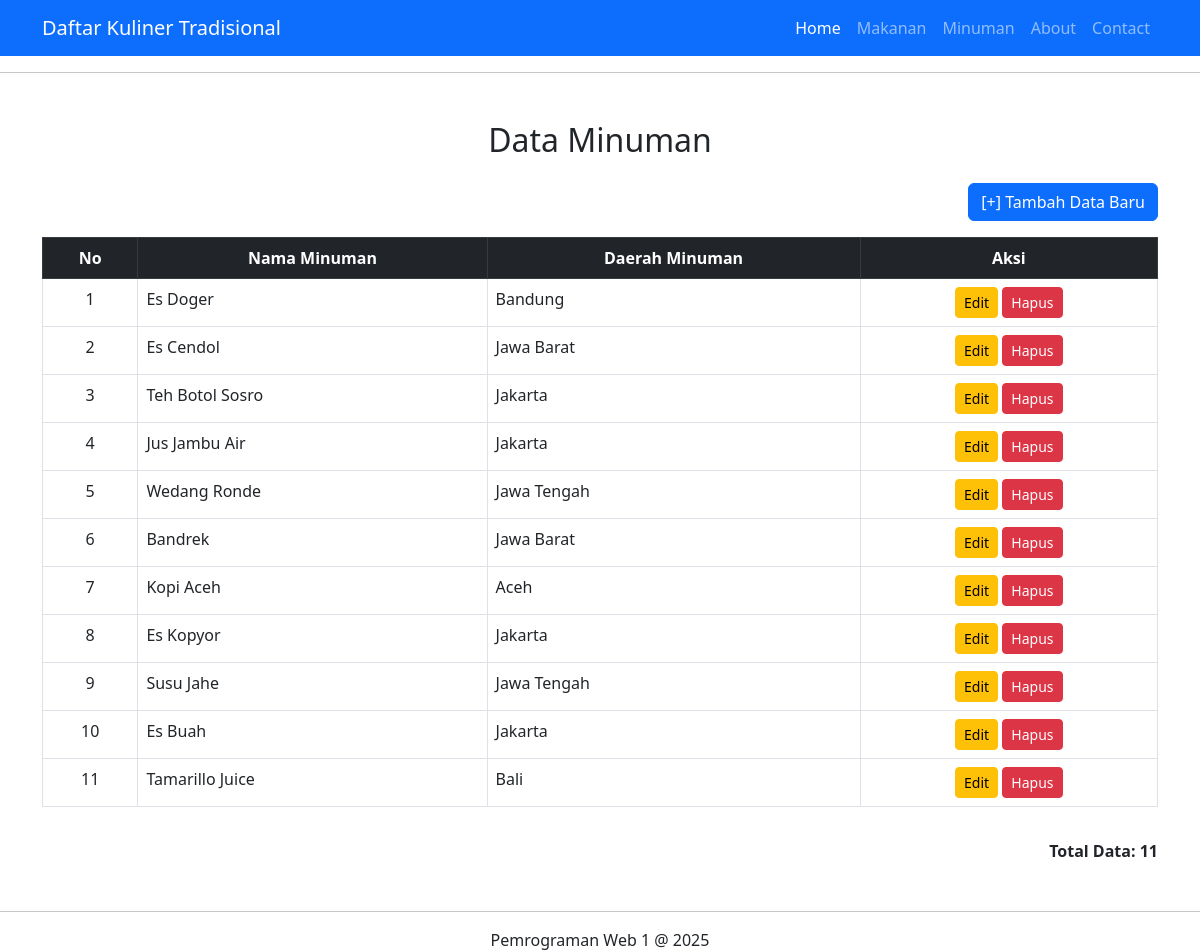
The app's page /?page=minuman with its own data.
### tables this page shows
CREATE TABLE `tbl_minuman` (
  `id_minuman` int(2) NOT NULL,
  `nama_minuman` varchar(100) NOT NULL,
  `daerah_minuman` varchar(100) NOT NULL,
  `foto_minuman` blob DEFAULT NULL,
  `Keterangan` varchar(255) DEFAULT NULL
);

### views/minumanView.php (the view, shortened to what this page needs)
<!DOCTYPE html>
<html lang="en">
<head>
    <link href="https://cdn.jsdelivr.net/npm/bootstrap@5.3.0-alpha1/dist/css/bootstrap.min.css" rel="stylesheet">
</head>
<body>
    <div class="container mt-5">
        <h2 class="text-center mb-4">Data Minuman</h2>
        <div class="d-flex justify-content-end mb-3">
            <a href="?page=minumanAdd" class="btn btn-primary">[+] Tambah Data Baru</a>
        </div>
        <div class="table-responsive">
            <table class="table table-bordered table-hover">
                <thead class="table-dark">
                    <tr class="text-center">
                        <th>No</th>
                        <th>Nama Minuman</th>
                        <th>Daerah Minuman</th>
                        <th>Aksi</th>
                    </tr>
                </thead>
                <tbody>
                    <?php
                    include "includes/config.php";
                    $query = "SELECT * FROM tbl_minuman ORDER BY id_minuman ASC";
                    $sql = mysqli_query($conn, $query);
                    $nomor = 1;
                    while ($data = mysqli_fetch_array($sql)) { ?>
                        <tr>
                            <td class="text-center"><?= $nomor++; ?></td>
                            <td><?= $data["nama_minuman"] ?></td>
                            <td><?= $data["daerah_minuman"] ?></td>
                            <td class="text-center">
                                <a href="?page=minumanUpdate&id=<?= $data['id_minuman']; ?>" class="btn btn-sm btn-warning">Edit</a>
                                <a href="?page=minumanDelete&id=<?= $data['id_minuman']; ?>"
                                class="btn btn-sm btn-danger"
                                onclick="return confirm('Yakin ingin menghapus data ini ?');">
                                    Hapus
                                </a>
                            </td>
                        </tr>
                    <?php } ?>
                </tbody>
            </table>
        </div>
        <div class="text-end mt-3">
            <p class="fw-bold">Total Data: <?= mysqli_num_rows($sql) ?></p>
        </div>
    </div>
</body>
</html>

### assets/dataTables/dataTables.dataTables.css (style rules this page uses)
:root { --dt-row-selected: 13, 110, 253; --dt-row-selected-text: 255, 255, 255; --dt-row-selected-link: 9, 10, 11; --dt-row-stripe: 0, 0, 0; --dt-row-hover: 0, 0, 0; --dt-column-ordering: 0, 0, 0; --dt-html-background: white; }

### assets/css/style.css (style rules this page uses)
body { font-family: Arial, sans-serif; background-color: #f8f9fa; color: #333; }

### records on screen
tbl_minuman: nama_minuman "Es Doger", daerah_minuman "Bandung"
tbl_minuman: nama_minuman "Es Cendol", daerah_minuman "Jawa Barat"
tbl_minuman: nama_minuman "Teh Botol Sosro", daerah_minuman "Jakarta"
tbl_minuman: nama_minuman "Jus Jambu Air", daerah_minuman "Jakarta"
tbl_minuman: nama_minuman "Wedang Ronde", daerah_minuman "Jawa Tengah"
tbl_minuman: nama_minuman "Bandrek", daerah_minuman "Jawa Barat"
tbl_minuman: nama_minuman "Kopi Aceh", daerah_minuman "Aceh"
tbl_minuman: nama_minuman "Es Kopyor", daerah_minuman "Jakarta"
tbl_minuman: nama_minuman "Susu Jahe", daerah_minuman "Jawa Tengah"
tbl_minuman: nama_minuman "Es Buah", daerah_minuman "Jakarta"
tbl_minuman: nama_minuman "Tamarillo Juice", daerah_minuman "Bali"

### other values on screen
mysqli_num_rows($sql) "11"
